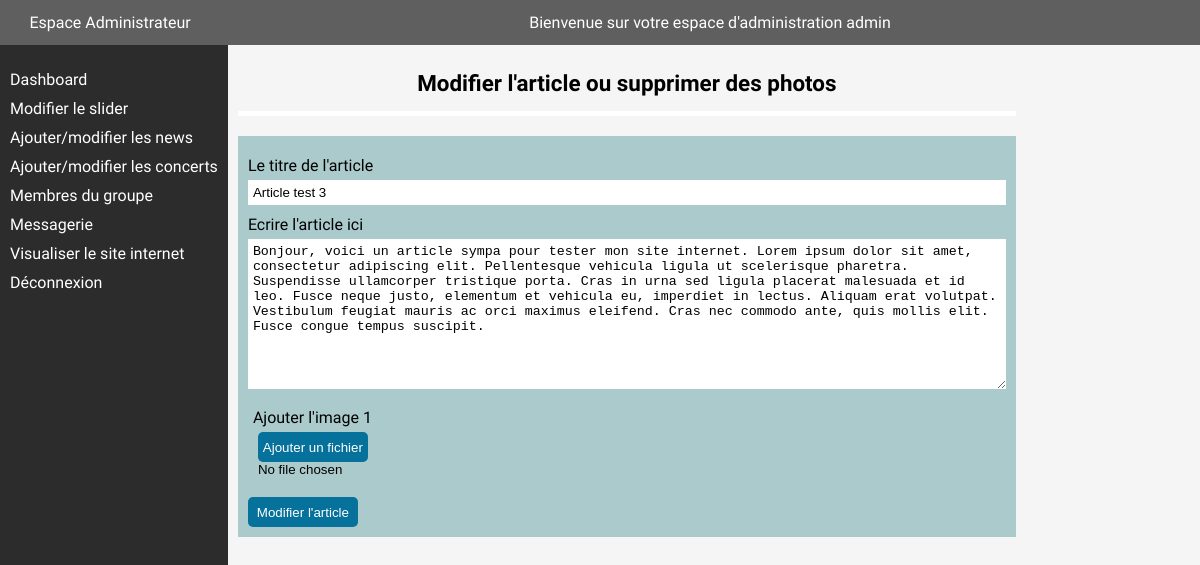
Page /indexAdmin.php?action=viewNews&id=3 (signed in) on the earlier database version.
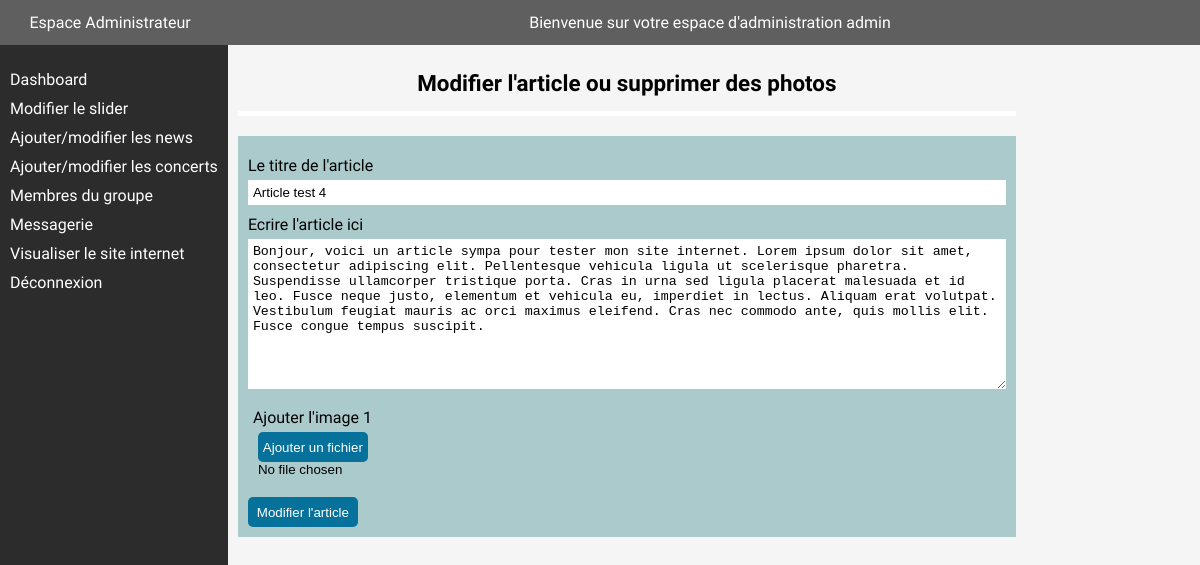
Same page on the later database version.
### tables this page shows
CREATE TABLE IF NOT EXISTS `articles` (
  `id` int(10) unsigned NOT NULL AUTO_INCREMENT,
  `title` varchar(255) NOT NULL,
  `content` text NOT NULL,
  `picture1` varchar(255) DEFAULT NULL,
  `created_At` timestamp NOT NULL DEFAULT CURRENT_TIMESTAMP,
  PRIMARY KEY (`id`)
);

### app/Controllers/Controller.php (called while the page is built, shortened)
<?php
class Controller
{
    public function viewAdmin($viewName, $data = null, $error = null)
    {
        include('app/Views/administration/'.$viewName.'.php');
    }
}

### app/Controllers/AdminController.php (called while the page is built, shortened)
<?php
class AdminController extends Controller
{
    public function viewNews($newsId, $error = null){
        $id = htmlspecialchars($newsId);
        $news = \Projet\Models\Articles::find('id', $id);
        $data = [
            'news' => $news,
            'error' =>$error,
        ];
        return $this->viewAdmin('singleNews',$data);
    }
}

### app/Models/Manager.php (called while the page is built, shortened)
<?php
abstract class Manager
{
    private static $bdd = null;
    protected static function dbConnect()
    {
        if (isset(self::$bdd)) {
            return self::$bdd;
        } else {
            try {
                self::$bdd = new \PDO(
                    "mysql:dbname=" . $_ENV['DB_NAME'] . "; charset=utf8; host="  . $_ENV['DB_HOST'] . ":" . $_ENV['DB_PORT'],
                    $_ENV['DB_USERNAME'],
                    $_ENV['DB_PASSWORD']
                );
                return self::$bdd;
            } catch (Exception $e) {
                die('Erreur : ' . $e->getMessage());
            }
        }
    }
    public static function find($name, $value){
        $klass =  get_called_class();
        $child = explode("\\",$klass);
        $child = strtolower($child[array_key_last($child)]);
        $bdd = self::dbConnect();
        $sqlQuery = $bdd->prepare("SELECT * FROM `{$child}` WHERE `{$name}` = ?");
        $sqlQuery->execute(array($value));
        $result = $sqlQuery->fetch();
        return $result;
    }
}

### app/Views/administration/singleNews.php (the view, shortened to what this page needs)
<?php include('app/Views/administration/layouts/header.php'); ?>
<main class="admin-content">
    <?php include('app/Views/administration/layouts/sidebar.php'); ?>
    <section id="singleNews-content">
        <h1>Modifier l'article ou supprimer des photos</h1>
        <form action="indexAdmin.php?action=updateNews&id=<?= $data['news']['id'] ?>" method="POST" enctype="multipart/form-data">
            <div id="singleNews-title">
                <p>
                    <label for="title">Le titre de l'article</label>
                </p>
                <p>
                    <input type="text" name="title" id="title" value="<?= $data['news']['title']?>">
                </p>
            </div>
            <div id="singleNews-text">
                <p>
                    <label for="content">Ecrire l'article ici</label>
                </p>
                <p>
                    <textarea name="content" id="content" cols="30" rows="10"><?= $data['news']['content']?></textarea>
                </p>
            </div>
            <?php
            if($data['news']['picture1']){
            ?>
            <div class="news-picture">
                <img src="<?= $data['news']['picture1']?>" alt="première image de l'article">
                <div class="delete-picture">
                    <a href="indexAdmin.php?action=deletePicture&number=1&id=<?= $data['news']['id'] ?>" class="admin-button">Supprimer</a>
                </div>
            </div>
            <?php
            }else{
            ?>
            <div class="news-picture add-pciture">
                <label for="picture1">Ajouter l'image 1</label>
                <input class="input-file" type="file" name="picture1" id="picture1">
            </div>
            <?php
            }
            ?>
            <div class="update-news">
                <button type="submit" class="admin-button">Modifier l'article</button>
            </div>
        </form>
    </section>
</main>
<?php include('app/Views/administration/layouts/footer.php'); ?>

Differences in the rows shown:
changed articles: title "Article test 3" → "Article test 4"
